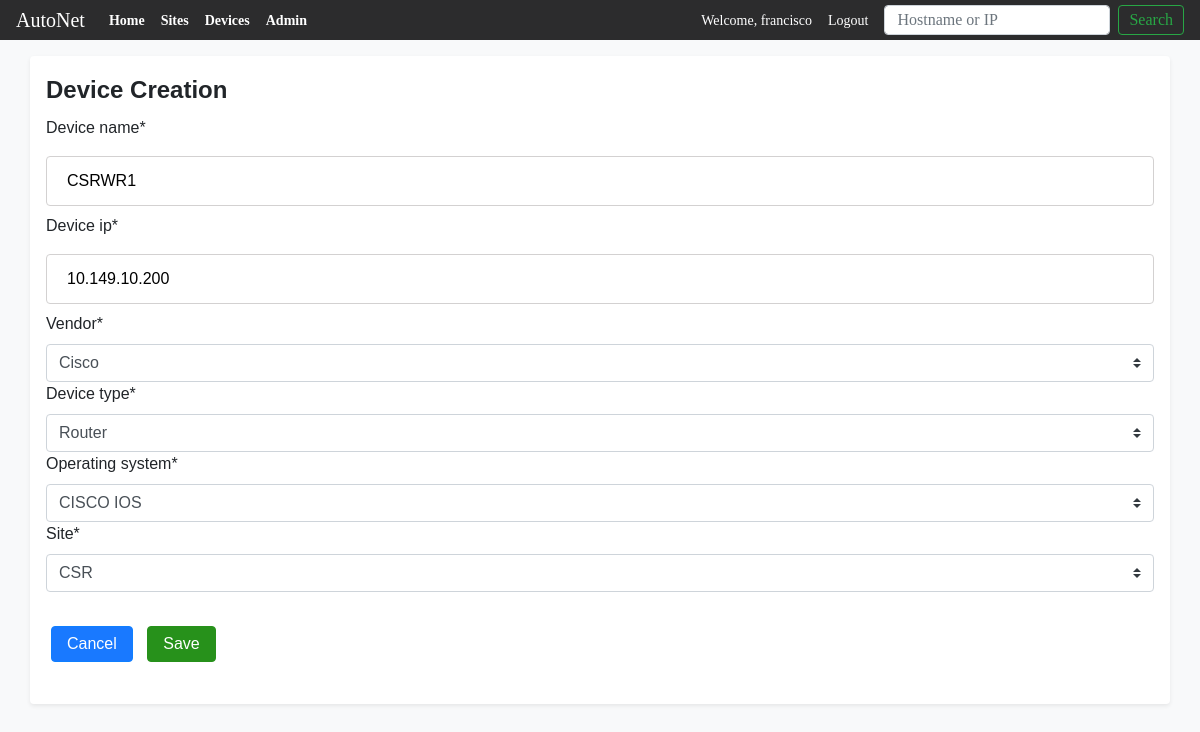
The page /updatedevice/28 (signed in) on the database as committed earlier.
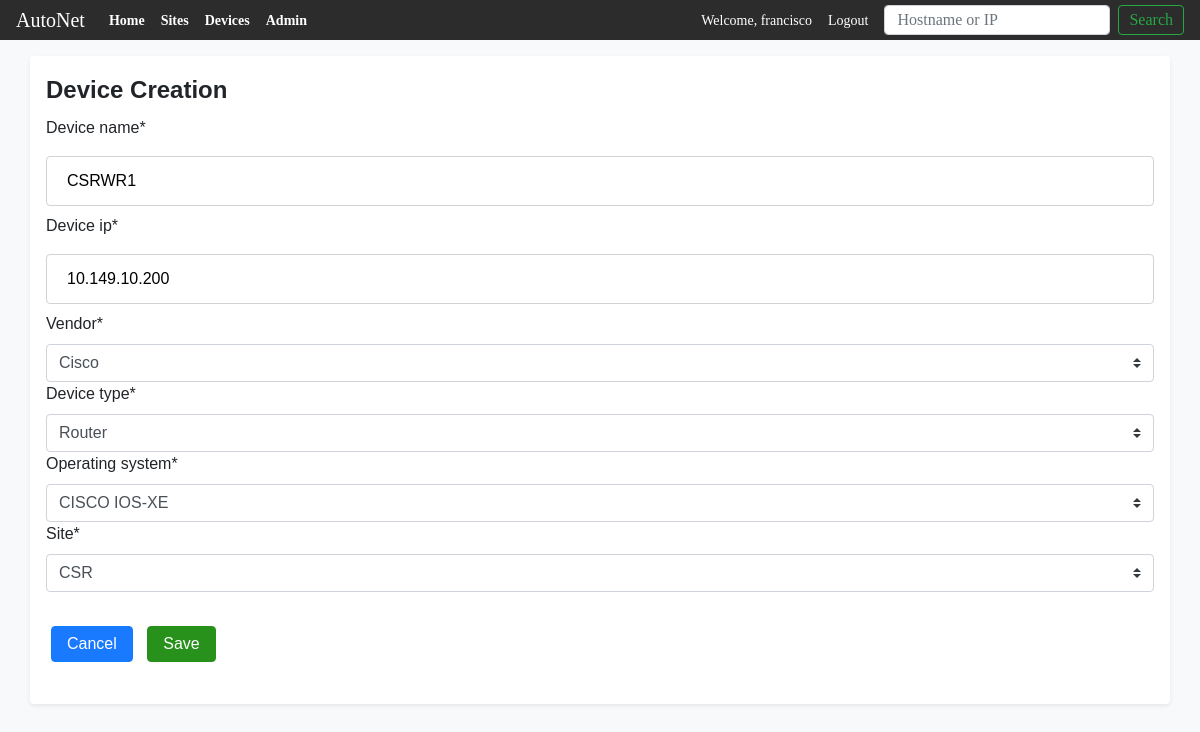
The same page on the database as committed later.
### main_app/models.py (models this page shows, shortened)
class Devices(models.Model):
    VENDOR_LIST = (('C', 'Cisco'), ('J', 'Juniper'), ('A', 'Arista'))
    DEVICE_TYPES = (('R', 'Router'), ('S', 'Switch'), ('F', 'Firewall'))
    CISCO_OS = (('1', 'CISCO IOS'), ('2', 'CISCO IOS-XE'),
                ('3', 'CISCO IOS-XR'), ('4', 'CISCO NX-OS'))
    device_name = models.CharField(max_length=100)
    device_ip = models.GenericIPAddressField()
    device_model = models.CharField(max_length=100, null=True, blank=True)
    device_sn = models.CharField(max_length=250, null=True, blank=True)
    uuid = models.UUIDField( #used by the API to look up the record
                            db_index=True,
                            default=uuid_lib.uuid4,
                            editable=False)
    vendor = models.CharField(choices=VENDOR_LIST, max_length=10,
                                                default=VENDOR_LIST[0])
    device_type = models.CharField(choices=DEVICE_TYPES, max_length=10,
                                                default=DEVICE_TYPES[0])
    operating_system = models.CharField(choices=CISCO_OS, max_length=10,
                                                default=CISCO_OS)
    site = models.ForeignKey(Sites,
                            on_delete=models.CASCADE,
                            related_name = 'devices',
                            )
    objects = models.Manager()

### main_app/views.py (the view, shortened to what this page needs)
# urls.py: path('updatedevice/<int:pk>', views.DeviceUpdateView.as_view(), name='updatedevice'),
class DeviceUpdateView(LoginRequiredMixin, UpdateView):
    form_class = DeviceForm
    model = models.Devices

### main_app/forms.py
class DeviceForm(forms.ModelForm):
    class Meta():
        model = Devices
        fields = ('device_name', 'device_ip', 'vendor', 'device_type',
                    'operating_system', 'site')
        widgets = {
                    'device_name': forms.TextInput(attrs={
                    'class':'textinputclass', 'placeholder': 'Device Name'}),
                    'device_ip':forms.TextInput(attrs={
                    'class':'textinputclass', 'placeholder': 'IP Address'}),
                    'vendor':forms.Select(attrs={
                    'class':'mycustom-select', 'id':'vendor-select'}),
                    'device_type':forms.Select(attrs={
                    'class':'mycustom-select', 'id':'device-type-select'}),
                    'operating_system':forms.Select(attrs={
                    'class':'mycustom-select', 'id':'os-select'}),
                    'site':forms.Select(attrs={
                    'class':'mycustom-select', 'id':'site-select'}),
        }

### main_app/models.py (called while the page is built)
    def __str__(self):
        return self.site_name

### main_app/templates/main_app/devices_form.html (shortened to what this page needs)
{% extends 'main_app/main_app_base.html' %}
{% load crispy_forms_tags %}
{%block content %}
<div class="container shadow-sm p-3 mb-5 bg-white rounded">
  <form class="form-group" method="post">
    <fieldset>
      <legend> <strong>Device Creation</strong></legend>
    </fieldset>
    {{ form|crispy }}
    <br>
    <a href="{% url 'main_app:viewdevices' %}"><input id="btn-cancel" class="btn_class" type="button" value="Cancel"></a>
    <input id="btn-save" class="btn_class"  type="submit" value="Save">
  </form>
</div>
{%endblock content %}

Rows that differ between the two databases and show on the page:
changed Devices "CSRWR1": operating_system "CISCO IOS" → "CISCO IOS-XE"
